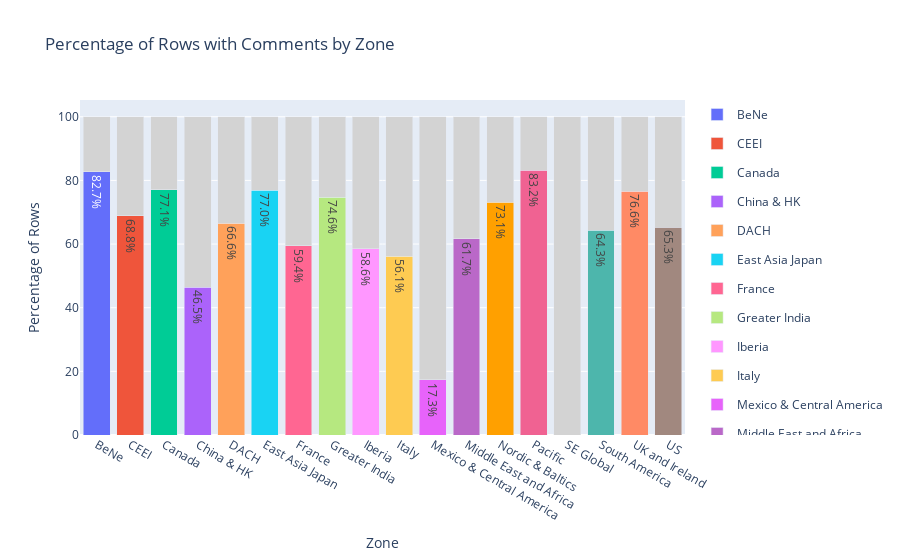

Here is the notebook cell this chart was saved with:
### Code cell
def create_percentage_bar_chart(df, group_column, count_column, color_sequence = ['#636EFA','#EF553B','#00CC96','#AB63FA','#FFA15A','#19D3F3','#FF6692','#B6E880','#FF97FF','#FECB52','#E763FA','#BA68C8','#FFA000','#F06292','#7986CB','#4DB6AC','#FF8A65','#A1887F','#90A4AE','#E53935','#8E24AA']):
    # Group by group_column and calculate the total number of rows and the number of rows with comments
    grouped = df.groupby(group_column).agg(
        total_rows=pd.NamedAgg(column=count_column, aggfunc='count'),
        rows_with_comments=pd.NamedAgg(column=count_column, aggfunc='sum')
    )

    # Calculate the percentage of rows with comments and without comments
    grouped['percentage_with_comments'] = round(grouped['rows_with_comments'] / grouped['total_rows'] * 100,2)
    grouped['percentage_without_comments'] = 100 - grouped['percentage_with_comments']

    # Create a color iterator
    color_iterator = cycle(color_sequence)

    # Create a stacked bar chart using go.Figure
    fig = go.Figure(data=[
        go.Bar(name=str(index), x=[index], y=[grouped.loc[index, 'percentage_with_comments']], marker_color=next(color_iterator), text='{:.1f}%'.format(grouped.loc[index, 'percentage_with_comments']), textposition='auto', hovertemplate=f'{group_column}: %{{x}}<br>Number of Comments: %{{customdata}}<extra></extra>', customdata=[grouped.loc[index, 'rows_with_comments']], showlegend=True, legendgroup=str(index)) for index in grouped.index
    ] + [
        go.Bar(name='Without Comments', x=[index], y=[grouped.loc[index, 'percentage_without_comments']], marker_color='lightgrey', hovertemplate=f'{group_column}: %{{x}}<br>Total Number of Rows: %{{customdata}}<extra></extra>', customdata=[grouped.loc[index, 'total_rows']], showlegend=False, legendgroup=str(index)) for index in grouped.index
    ])

    # Change the bar mode
    fig.update_layout(barmode='stack')

    # Set chart title and labels
    fig.update_layout(
        title_text=f'Percentage of Rows with Comments by {group_column}',
        xaxis_title=group_column,
        yaxis_title='Percentage of Rows',
        showlegend=True
    )
    
    return fig

create_percentage_bar_chart(df_preprocessed_full, 'Zone', 'non_empty_rows')

### Figure 1 — Plotly figure (JSON) as saved in the notebook; plotly's stock layout.template omitted (floating-point values rounded to 4 significant figures)
{"data": [{"customdata": [1584], "hovertemplate": "Zone: %{x}<br>Number of Comments: %{customdata}<extra></extra>", "legendgroup": "BeNe", "marker": {"color": "#636EFA"}, "name": "BeNe", "showlegend": true, "text": "82.7%", "textposition": "auto", "type": "bar", "x": ["BeNe"], "y": [82.72]}, {"customdata": [2027], "hovertemplate": "Zone: %{x}<br>Number of Comments: %{customdata}<extra></extra>", "legendgroup": "CEEI", "marker": {"color": "#EF553B"}, "name": "CEEI", "showlegend": true, "text": "68.8%", "textposition": "auto", "type": "bar", "x": ["CEEI"], "y": [68.83]}, {"customdata": [919], "hovertemplate": "Zone: %{x}<br>Number of Comments: %{customdata}<extra></extra>", "legendgroup": "Canada", "marker": {"color": "#00CC96"}, "name": "Canada", "showlegend": true, "text": "77.1%", "textposition": "auto", "type": "bar", "x": ["Canada"], "y": [77.1]}, {"customdata": [1878], "hovertemplate": "Zone: %{x}<br>Number of Comments: %{customdata}<extra></extra>", "legendgroup": "China & HK", "marker": {"color": "#AB63FA"}, "name": "China & HK", "showlegend": true, "text": "46.5%", "textposition": "auto", "type": "bar", "x": ["China & HK"], "y": [46.5]}, {"customdata": [4359], "hovertemplate": "Zone: %{x}<br>Number of Comments: %{customdata}<extra></extra>", "legendgroup": "DACH", "marker": {"color": "#FFA15A"}, "name": "DACH", "showlegend": true, "text": "66.6%", "textposition": "auto", "type": "bar", "x": ["DACH"], "y": [66.57]}, {"customdata": [4736], "hovertemplate": "Zone: %{x}<br>Number of Comments: %{customdata}<extra></extra>", "legendgroup": "East Asia Japan", "marker": {"color": "#19D3F3"}, "name": "East Asia Japan", "showlegend": true, "text": "77.0%", "textposition": "auto", "type": "bar", "x": ["East Asia Japan"], "y": [76.98]}, {"customdata": [1914], "hovertemplate": "Zone: %{x}<br>Number of Comments: %{customdata}<extra></extra>", "legendgroup": "France", "marker": {"color": "#FF6692"}, "name": "France", "showlegend": true, "text": "59.4%", "textposition": "auto", "type": "bar", "x": ["France"], "y": [59.4]}, {"customdata": [1339], "hovertemplate": "Zone: %{x}<br>Number of Comments: %{customdata}<extra></extra>", "legendgroup": "Greater India", "marker": {"color": "#B6E880"}, "name": "Greater India", "showlegend": true, "text": "74.6%", "textposition": "auto", "type": "bar", "x": ["Greater India"], "y": [74.64]}, {"customdata": [2262], "hovertemplate": "Zone: %{x}<br>Number of Comments: %{customdata}<extra></extra>", "legendgroup": "Iberia", "marker": {"color": "#FF97FF"}, "name": "Iberia", "showlegend": true, "text": "58.6%", "textposition": "auto", "type": "bar", "x": ["Iberia"], "y": [58.6]}, {"customdata": [4327], "hovertemplate": "Zone: %{x}<br>Number of Comments: %{customdata}<extra></extra>", "legendgroup": "Italy", "marker": {"color": "#FECB52"}, "name": "Italy", "showlegend": true, "text": "56.1%", "textposition": "auto", "type": "bar", "x": ["Italy"], "y": [56.14]}, {"customdata": [18], "hovertemplate": "Zone: %{x}<br>Number of Comments: %{customdata}<extra></extra>", "legendgroup": "Mexico & Central America", "marker": {"color": "#E763FA"}, "name": "Mexico & Central America", "showlegend": true, "text": "17.3%", "textposition": "auto", "type": "bar", "x": ["Mexico & Central America"], "y": [17.31]}, {"customdata": [1414], "hovertemplate": "Zone: %{x}<br>Number of Comments: %{customdata}<extra></extra>", "legendgroup": "Middle East and Africa", "marker": {"color": "#BA68C8"}, "name": "Middle East and Africa", "showlegend": true, "text": "61.7%", "textposition": "auto", "type": "bar", "x": ["Middle East and Africa"], "y": [61.69]}, {"customdata": [2247], "hovertemplate": "Zone: %{x}<br>Number of Comments: %{customdata}<extra></extra>", "legendgroup": "Nordic & Baltics", "marker": {"color": "#FFA000"}, "name": "Nordic & Baltics", "showlegend": true, "text": "73.1%", "textposition": "auto", "type": "bar", "x": ["Nordic & Baltics"], "y": [73.07]}, {"customdata": [1258], "hovertemplate": "Zone: %{x}<br>Number of Comments: %{customdata}<extra></extra>", "legendgroup": "Pacific", "marker": {"color": "#F06292"}, "name": "Pacific", "showlegend": true, "text": "83.2%", "textposition": "auto", "type": "bar", "x": ["Pacific"], "y": [83.2]}, {"customdata": [0], "hovertemplate": "Zone: %{x}<br>Number of Comments: %{customdata}<extra></extra>", "legendgroup": "SE Global", "marker": {"color": "#7986CB"}, "name": "SE Global", "showlegend": true, "text": "0.0%", "textposition": "auto", "type": "bar", "x": ["SE Global"], "y": [0]}, {"customdata": [2242], "hovertemplate": "Zone: %{x}<br>Number of Comments: %{customdata}<extra></extra>", "legendgroup": "South America", "marker": {"color": "#4DB6AC"}, "name": "South America", "showlegend": true, "text": "64.3%", "textposition": "auto", "type": "bar", "x": ["South America"], "y": [64.35]}, {"customdata": [895], "hovertemplate": "Zone: %{x}<br>Number of Comments: %{customdata}<extra></extra>", "legendgroup": "UK and Ireland", "marker": {"color": "#FF8A65"}, "name": "UK and Ireland", "showlegend": true, "text": "76.6%", "textposition": "auto", "type": "bar", "x": ["UK and Ireland"], "y": [76.56]}, {"customdata": [2366], "hovertemplate": "Zone: %{x}<br>Number of Comments: %{customdata}<extra></extra>", "legendgroup": "US", "marker": {"color": "#A1887F"}, "name": "US", "showlegend": true, "text": "65.3%", "textposition": "auto", "type": "bar", "x": ["US"], "y": [65.32]}, {"customdata": [1915], "hovertemplate": "Zone: %{x}<br>Total Number of Rows: %{customdata}<extra></extra>", "legendgroup": "BeNe", "marker": {"color": "lightgrey"}, "name": "Without Comments", "showlegend": false, "type": "bar", "x": ["BeNe"], "y": [17.28]}, {"customdata": [2945], "hovertemplate": "Zone: %{x}<br>Total Number of Rows: %{customdata}<extra></extra>", "legendgroup": "CEEI", "marker": {"color": "lightgrey"}, "name": "Without Comments", "showlegend": false, "type": "bar", "x": ["CEEI"], "y": [31.17]}, {"customdata": [1192], "hovertemplate": "Zone: %{x}<br>Total Number of Rows: %{customdata}<extra></extra>", "legendgroup": "Canada", "marker": {"color": "lightgrey"}, "name": "Without Comments", "showlegend": false, "type": "bar", "x": ["Canada"], "y": [22.9]}, {"customdata": [4039], "hovertemplate": "Zone: %{x}<br>Total Number of Rows: %{customdata}<extra></extra>", "legendgroup": "China & HK", "marker": {"color": "lightgrey"}, "name": "Without Comments", "showlegend": false, "type": "bar", "x": ["China & HK"], "y": [53.5]}, {"customdata": [6548], "hovertemplate": "Zone: %{x}<br>Total Number of Rows: %{customdata}<extra></extra>", "legendgroup": "DACH", "marker": {"color": "lightgrey"}, "name": "Without Comments", "showlegend": false, "type": "bar", "x": ["DACH"], "y": [33.43]}, {"customdata": [6152], "hovertemplate": "Zone: %{x}<br>Total Number of Rows: %{customdata}<extra></extra>", "legendgroup": "East Asia Japan", "marker": {"color": "lightgrey"}, "name": "Without Comments", "showlegend": false, "type": "bar", "x": ["East Asia Japan"], "y": [23.02]}, {"customdata": [3222], "hovertemplate": "Zone: %{x}<br>Total Number of Rows: %{customdata}<extra></extra>", "legendgroup": "France", "marker": {"color": "lightgrey"}, "name": "Without Comments", "showlegend": false, "type": "bar", "x": ["France"], "y": [40.6]}, {"customdata": [1794], "hovertemplate": "Zone: %{x}<br>Total Number of Rows: %{customdata}<extra></extra>", "legendgroup": "Greater India", "marker": {"color": "lightgrey"}, "name": "Without Comments", "showlegend": false, "type": "bar", "x": ["Greater India"], "y": [25.36]}, {"customdata": [3860], "hovertemplate": "Zone: %{x}<br>Total Number of Rows: %{customdata}<extra></extra>", "legendgroup": "Iberia", "marker": {"color": "lightgrey"}, "name": "Without Comments", "showlegend": false, "type": "bar", "x": ["Iberia"], "y": [41.4]}, {"customdata": [7707], "hovertemplate": "Zone: %{x}<br>Total Number of Rows: %{customdata}<extra></extra>", "legendgroup": "Italy", "marker": {"color": "lightgrey"}, "name": "Without Comments", "showlegend": false, "type": "bar", "x": ["Italy"], "y": [43.86]}, {"customdata": [104], "hovertemplate": "Zone: %{x}<br>Total Number of Rows: %{customdata}<extra></extra>", "legendgroup": "Mexico & Central America", "marker": {"color": "lightgrey"}, "name": "Without Comments", "showlegend": false, "type": "bar", "x": ["Mexico & Central America"], "y": [82.69]}, {"customdata": [2292], "hovertemplate": "Zone: %{x}<br>Total Number of Rows: %{customdata}<extra></extra>", "legendgroup": "Middle East and Africa", "marker": {"color": "lightgrey"}, "name": "Without Comments", "showlegend": false, "type": "bar", "x": ["Middle East and Africa"], "y": [38.31]}, {"customdata": [3075], "hovertemplate": "Zone: %{x}<br>Total Number of Rows: %{customdata}<extra></extra>", "legendgroup": "Nordic & Baltics", "marker": {"color": "lightgrey"}, "name": "Without Comments", "showlegend": false, "type": "bar", "x": ["Nordic & Baltics"], "y": [26.93]}, {"customdata": [1512], "hovertemplate": "Zone: %{x}<br>Total Number of Rows: %{customdata}<extra></extra>", "legendgroup": "Pacific", "marker": {"color": "lightgrey"}, "name": "Without Comments", "showlegend": false, "type": "bar", "x": ["Pacific"], "y": [16.8]}, {"customdata": [740], "hovertemplate": "Zone: %{x}<br>Total Number of Rows: %{customdata}<extra></extra>", "legendgroup": "SE Global", "marker": {"color": "lightgrey"}, "name": "Without Comments", "showlegend": false, "type": "bar", "x": ["SE Global"], "y": [100]}, {"customdata": [3484], "hovertemplate": "Zone: %{x}<br>Total Number of Rows: %{customdata}<extra></extra>", "legendgroup": "South America", "marker": {"color": "lightgrey"}, "name": "Without Comments", "showlegend": false, "type": "bar", "x": ["South America"], "y": [35.65]}, {"customdata": [1169], "hovertemplate": "Zone: %{x}<br>Total Number of Rows: %{customdata}<extra></extra>", "legendgroup": "UK and Ireland", "marker": {"color": "lightgrey"}, "name": "Without Comments", "showlegend": false, "type": "bar", "x": ["UK and Ireland"], "y": [23.44]}, {"customdata": [3622], "hovertemplate": "Zone: %{x}<br>Total Number of Rows: %{customdata}<extra></extra>", "legendgroup": "US", "marker": {"color": "lightgrey"}, "name": "Without Comments", "showlegend": false, "type": "bar", "x": ["US"], "y": [34.68]}], "layout": {"barmode": "stack", "showlegend": true, "title": {"text": "Percentage of Rows with Comments by Zone"}, "xaxis": {"title": {"text": "Zone"}}, "yaxis": {"title": {"text": "Percentage of Rows"}}}}
